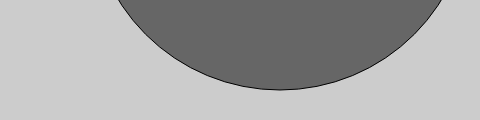
Frame 1 (no input)
Frame 60 (no input): identical to frame 1, image omitted
Frame 120 (the mouse pressed at the canvas centre since frame 60): identical to frame 1, image omitted

The p5.js sketch that drew this single still picture (run headless with seeded random() and noise() and a simulated clock; from frame 60 on, the mouse is pressed at the canvas centre):

// p5.js sketch
// ── sketch.js
let x = 280;
let y = -100;
let diameter = 380;

function setup() {
  createCanvas(480, 120);
  fill(102);
}

function draw() {
  background(204);
  ellipse(x, y, diameter, diameter);
}

// https://github.com/lmccart/gswp5.js-code/blob/master/05_Response/Ex_05_03.js
